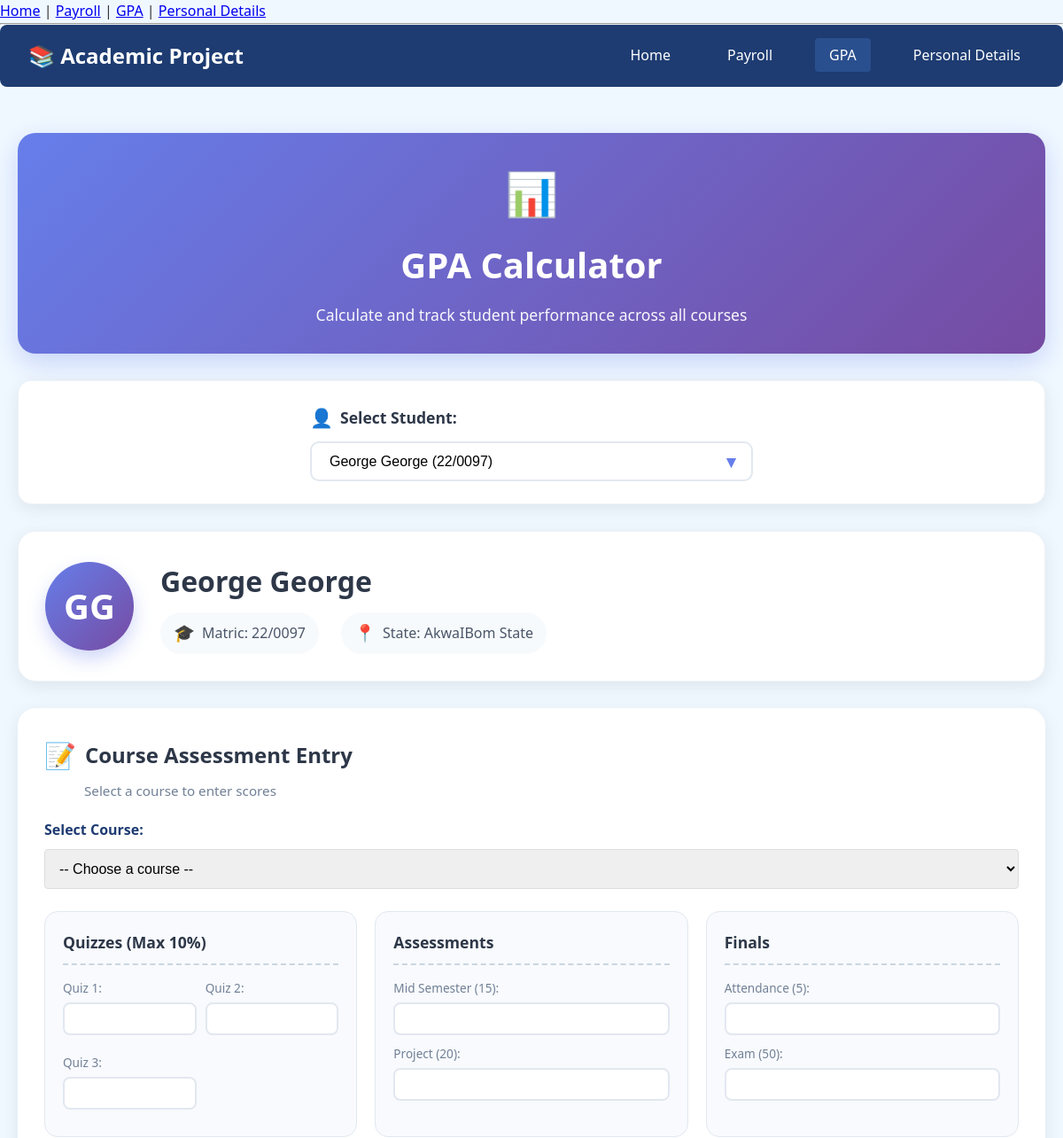
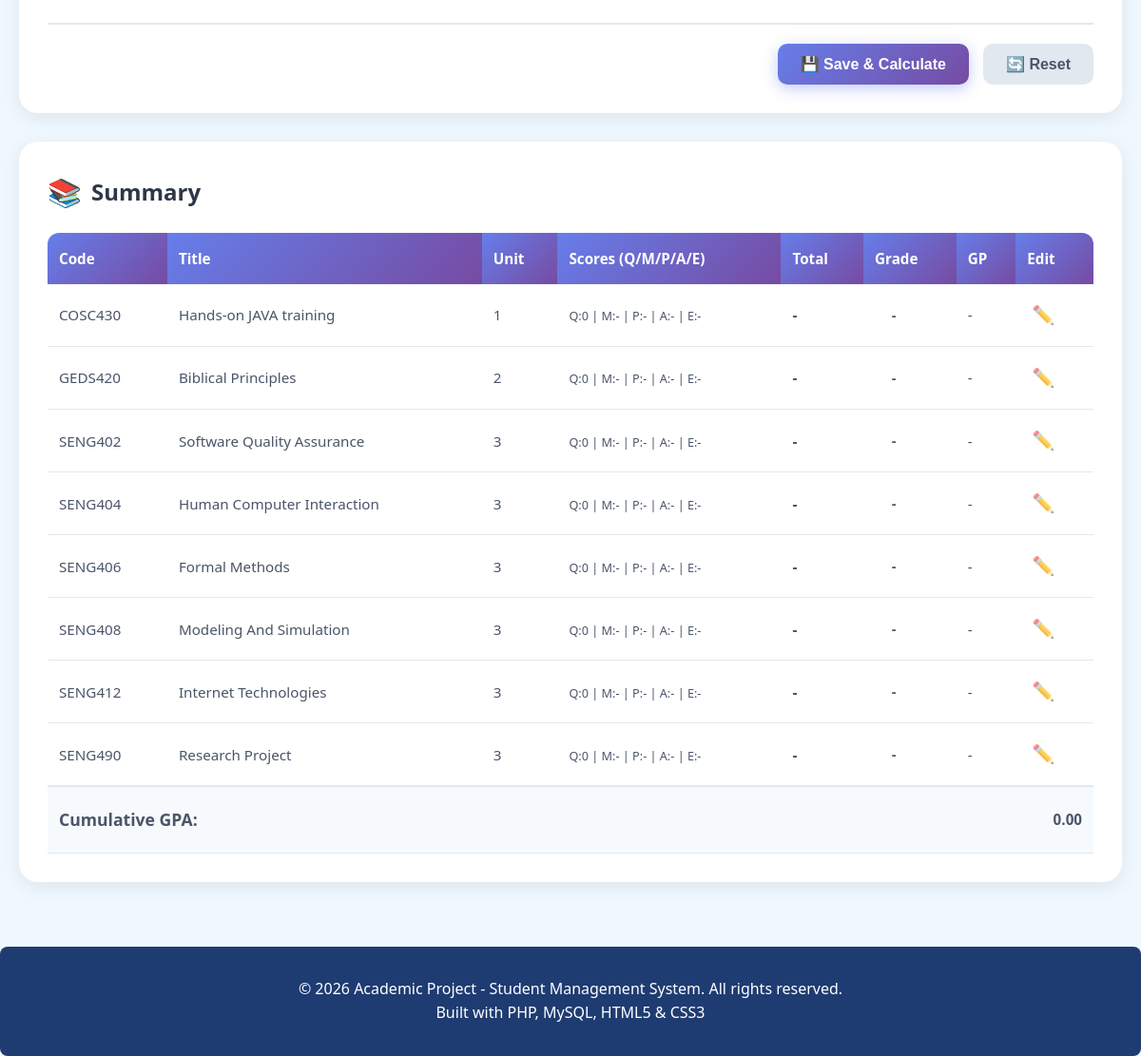
Screenshot of /pages/gpa.php?student_id=1 with the database file from the repository (2 pictures, top to bottom).
### tables this page shows
CREATE TABLE students (
    id INT PRIMARY KEY AUTO_INCREMENT,
    matric_number VARCHAR(20) UNIQUE NOT NULL,
    name VARCHAR(100) NOT NULL,
    blood_group VARCHAR(5),
    state_of_origin VARCHAR(50),
    phone VARCHAR(15),
    hobbies TEXT,
    created_at TIMESTAMP DEFAULT CURRENT_TIMESTAMP
);

CREATE TABLE courses (
    id INT PRIMARY KEY AUTO_INCREMENT,
    course_code VARCHAR(10) UNIQUE NOT NULL,
    course_title VARCHAR(100) NOT NULL,
    credit_unit INT NOT NULL
);

### pages/gpa.php (the view, shortened to what this page needs)
<?php
require_once '../config/db.php';
include '../includes/header.php';
include '../includes/navbar.php';
$students_query = "SELECT id, name, matric_number FROM students ORDER BY name";
$students_result = mysqli_query($conn, $students_query);
$selected_student_id = isset($_GET['student_id']) ? (int)$_GET['student_id'] : 0;
$selected_student = null;
$student_courses = null;
if ($selected_student_id > 0) {
    $student_stmt = mysqli_prepare($conn, "SELECT * FROM students WHERE id = ?");
    mysqli_stmt_bind_param($student_stmt, "i", $selected_student_id);
    mysqli_stmt_execute($student_stmt);
    $student_result = mysqli_stmt_get_result($student_stmt);
    $selected_student = mysqli_fetch_assoc($student_result);
    $courses_stmt = mysqli_prepare($conn,
        "SELECT c.id AS course_ref_id, c.course_code, c.course_title, c.credit_unit,
                ca.id AS assessment_id, ca.quiz_1, ca.quiz_2, ca.quiz_3,
                ca.mid_semester, ca.project, ca.attendance, ca.exam,
                ca.total_score, ca.grade, ca.grade_point
         FROM courses c
         LEFT JOIN course_assessments ca ON c.id = ca.course_id AND ca.student_id = ?
         ORDER BY c.course_code"
    );
    mysqli_stmt_bind_param($courses_stmt, "i", $selected_student_id);
    mysqli_stmt_execute($courses_stmt);
    $student_courses = mysqli_stmt_get_result($courses_stmt);
}
?>
<div class="gpa-page">
    <div class="page-header">
        <h1><span class="header-icon">📊</span> GPA Calculator</h1>
        <p class="header-subtitle">Calculate and track student performance across all courses</p>
    </div>
    <div class="selection-card">
        <form method="GET" action="" class="student-selector">
            <div class="form-group">
                <label for="student_id">
                    <span class="label-icon">👤</span> Select Student:
                </label>
                <div class="select-wrapper">
                    <select name="student_id" id="student_id" class="form-control" onchange="this.form.submit()">
                        <?php while ($student = mysqli_fetch_assoc($students_result)): ?>
                            <option value="<?php echo $student['id']; ?>"
                                <?php echo $student['id'] == $selected_student_id ? 'selected' : ''; ?>>
                                <?php echo htmlspecialchars($student['name'] . ' (' . $student['matric_number'] . ')'); ?>
                            </option>
                        <?php endwhile; ?>
                    </select>
                    <span class="select-arrow">▼</span>
                </div>
            </div>
        </form>
    </div>
    <?php if ($selected_student): ?>
        <div class="student-info-card">
            <div class="student-avatar">
                <span class="avatar-initials">
                    <?php
                    $name_parts = explode(' ', $selected_student['name']);
                    $initials = '';
                    foreach ($name_parts as $part) {
                        $initials .= strtoupper(substr($part, 0, 1));
                    }
                    echo $initials;
                    ?>
                </span>
            </div>
            <div class="student-details">
                <h2><?php echo htmlspecialchars($selected_student['name']); ?></h2>
                <div class="student-meta">
                    <span class="meta-item">
                        <span class="meta-icon">🎓</span>
                        Matric: <?php echo htmlspecialchars($selected_student['matric_number']); ?>
                    </span>
                    <span class="meta-item">
                        <span class="meta-icon">📍</span>
                        State: <?php echo htmlspecialchars($selected_student['state_of_origin'] ?? 'N/A'); ?>
                    </span>
                </div>
            </div>
        </div>
        <div class="assessment-section">
            <div class="section-header">
                <h3><span class="section-icon">📝</span> Course Assessment Entry</h3>
                <p>Select a course to enter scores</p>
            </div>
            <form action="gpa_process.php" method="POST" class="assessment-form" id="assessmentForm">
                <div class="form-row">
                    <div class="form-group">
                        <label for="course_id">Select Course:</label>
                        <select name="course_id" id="course_id" class="form-control" required>
                            <option value="">-- Choose a course --</option>
                            <?php
                            if ($student_courses && mysqli_num_rows($student_courses) > 0) {
                                mysqli_data_seek($student_courses, 0);
                            ?>
                            <?php
                            }
                            ?>
                        </select>
                    </div>
                </div>
                <div class="assessment-grid">
                    <div class="assessment-category">
                        <h4>Quizzes (Max 10%)</h4>
                        <div class="score-inputs">
                            <div class="input-group">
                                <label for="quiz_1">Quiz 1:</label>
                                <input type="number" name="quiz_1" id="quiz_1" class="score-input" min="0" max="10" step="0.5">
                            </div>
                            <div class="input-group">
                                <label for="quiz_2">Quiz 2:</label>
                                <input type="number" name="quiz_2" id="quiz_2" class="score-input" min="0" max="10" step="0.5">
                            </div>
                            <div class="input-group">
                                <label for="quiz_3">Quiz 3:</label>
                                <input type="number" name="quiz_3" id="quiz_3" class="score-input" min="0" max="10" step="0.5">
                            </div>
                        </div>
                    </div>
                    <div class="assessment-category">
                        <h4>Assessments</h4>
                        <div class="input-group">
                            <label for="mid_semester">Mid Semester (15):</label>
                            <input type="number" name="mid_semester" id="mid_semester" class="score-input" min="0" max="15" step="0.5">
                        </div>
                        <div class="input-group">
                            <label for="project">Project (20):</label>
                            <input type="number" name="project" id="project" class="score-input" min="0" max="20" step="0.5">
                        </div>
                    </div>
                    <div class="assessment-category">
                        <h4>Finals</h4>
                        <div class="input-group">
                            <label for="attendance">Attendance (5):</label>
                            <input type="number" name="attendance" id="attendance" class="score-input" min="0" max="5" step="0.5">
                        </div>
                        <div class="input-group">
                            <label for="exam">Exam (50):</label>
                            <input type="number" name="exam" id="exam" class="score-input" min="0" max="50" step="0.5">
                        </div>
                    </div>
                </div>
                <div class="form-actions">
                    <button type="submit" class="btn btn-primary">💾 Save & Calculate</button>
                    <button type="reset" class="btn btn-secondary">🔄 Reset</button>
                </div>
            </form>
        </div>
        <div class="courses-section">
            <div class="section-header">
                <h3><span class="section-icon">📚</span> Summary</h3>
            </div>
            <div class="table-responsive">
                <table class="courses-table">
                    <thead>
                        <tr>
                            <th>Code</th>
                            <th>Title</th>
                            <th>Unit</th>
                            <th>Scores (Q/M/P/A/E)</th>
                            <th>Total</th>
                            <th>Grade</th>
                            <th>GP</th>
                            <th>Edit</th>
                        </tr>
                    </thead>
                    <tbody>
                        <?php
                        $total_grade_points = 0;
                        $total_credits = 0;
                        if ($student_courses && mysqli_num_rows($student_courses) > 0) {
                            mysqli_data_seek($student_courses, 0);
                            while ($course = mysqli_fetch_assoc($student_courses)):
                                $total = $course['total_score'] ?? 0;
                                $grade_point = $course['grade_point'] ?? 0;
                                $credit = $course['credit_unit'];
                        ?>
                            <tr>
                                <td><?php echo htmlspecialchars($course['course_code']); ?></td>
                                <td><?php echo htmlspecialchars($course['course_title']); ?></td>
                                <td><?php echo $credit; ?></td>
                                <td>
                                    <small>
                                        Q:<?php echo ($course['quiz_1']+$course['quiz_2']+$course['quiz_3']); ?> |
                                        M:<?php echo $course['mid_semester'] ?? '-'; ?> |
                                        P:<?php echo $course['project'] ?? '-'; ?> |
                                        A:<?php echo $course['attendance'] ?? '-'; ?> |
                                        E:<?php echo $course['exam'] ?? '-'; ?>
                                    </small>
                                </td>
                                <td class="<?php echo $total >= 50 ? 'text-success' : 'text-danger'; ?>">
                                    <strong><?php echo $total ? number_format($total, 1) : '-'; ?></strong>
                                </td>
                                <td><span class="grade-badge"><?php echo $course['grade'] ?? '-'; ?></span></td>
                                <td><?php echo $grade_point ? number_format($grade_point, 1) : '-'; ?></td>
                                <td>
                                    <?php
                                        $jsData = [
                                            'id' => $course['course_ref_id'],
                                            'q1' => $course['quiz_1'],
                                            'q2' => $course['quiz_2'],
                                            'q3' => $course['quiz_3'],
                                            'mid' => $course['mid_semester'],
                                            'proj' => $course['project'],
                                            'att' => $course['attendance'],
                                            'exam' => $course['exam']
                                        ];
                                    ?>
                                    <button type="button" class="btn-icon-small"
                                            onclick='editCourse(<?php echo json_encode($jsData); ?>)'>
                                        ✏️
                                    </button>
                                </td>
                            </tr>
                        <?php endwhile;
                        } else { ?>
                            <tr><td colspan="8">No courses found for this student.</td></tr>
                        <?php } ?>
                    </tbody>
                    <tfoot>
                        <tr class="summary-row">
                            <td colspan="3" class="summary-label">Cumulative GPA:</td>
                            <td colspan="5" class="summary-gpa">
                                <?php
                                if ($total_credits > 0) {
                                    $cgpa = $total_grade_points / $total_credits;
                                    echo number_format($cgpa, 2);
                                } else {
                                    echo "0.00";
                                }
                                ?>
                            </td>
                        </tr>
                    </tfoot>
                </table>
            </div>
        </div>
    <?php elseif ($selected_student_id > 0): ?>
        <div class="error-message">
            <p>Student not found.</p>
        </div>
    <?php endif; ?>
</div>
<?php include '../includes/footer.php'; ?>

### rows the page displays
students: name "George George", matric_number "22/0097", state_of_origin "AkwaIBom State"
courses: course_code "COSC430", course_title "Hands-on JAVA training", credit_unit "1", quiz_3 "0", mid_semester "-", project "-", attendance "-", exam "-", grade "-"
courses: course_code "GEDS420", course_title "Biblical Principles", credit_unit "2", quiz_3 "0", mid_semester "-", project "-", attendance "-", exam "-", grade "-"
courses: course_code "SENG402", course_title "Software Quality Assurance", credit_unit "3", quiz_3 "0", mid_semester "-", project "-", attendance "-", exam "-", grade "-"
courses: course_code "SENG404", course_title "Human Computer Interaction", credit_unit "3", quiz_3 "0", mid_semester "-", project "-", attendance "-", exam "-", grade "-"
courses: course_code "SENG406", course_title "Formal Methods", credit_unit "3", quiz_3 "0", mid_semester "-", project "-", attendance "-", exam "-", grade "-"
courses: course_code "SENG408", course_title "Modeling And Simulation", credit_unit "3", quiz_3 "0", mid_semester "-", project "-", attendance "-", exam "-", grade "-"
courses: course_code "SENG412", course_title "Internet Technologies", credit_unit "3", quiz_3 "0", mid_semester "-", project "-", attendance "-", exam "-", grade "-"
courses: course_code "SENG490", course_title "Research Project", credit_unit "3", quiz_3 "0", mid_semester "-", project "-", attendance "-", exam "-", grade "-"

### other values shown
$initials "GG"
form field student_id "George George (22/0097)"
